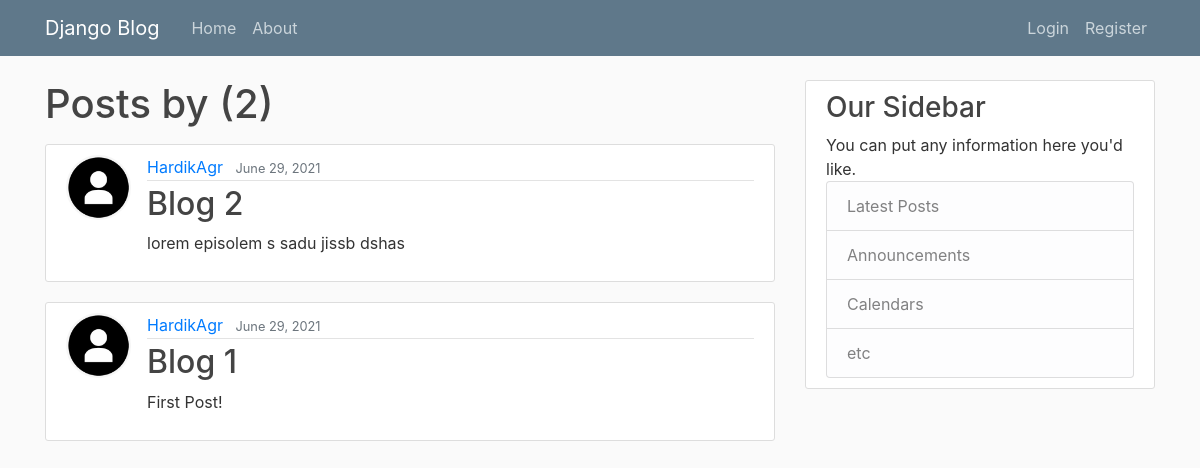
Page /user/HardikAgr on the earlier database version.
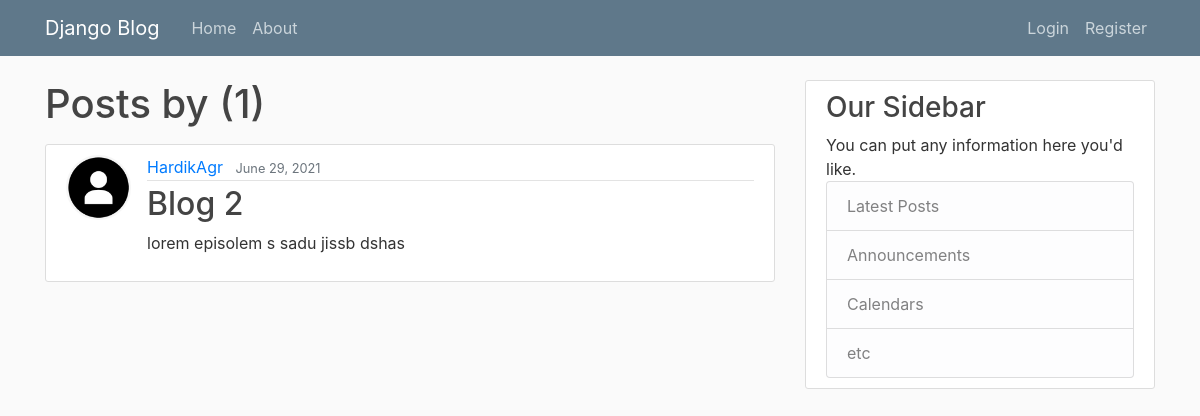
Same page on the later database version.
### blog/models.py (models this page shows, shortened)
class Post(models.Model):
    title = models.CharField(max_length=100)
    content = models.TextField()
    date_posted = models.DateTimeField(default=timezone.now)
    author = models.ForeignKey(User, on_delete=models.CASCADE)

### users/models.py (models this page shows, shortened)
class Profile(models.Model):
    user = models.OneToOneField(User, on_delete=models.CASCADE)
    image = models.ImageField(default='default.jpg', upload_to='profile_pics')

### blog/views.py (the view)
# urls.py: path('user/<str:username>', UserPostListView.as_view(), name='user-posts'),
class UserPostListView(ListView):
    model = Post
    template_name = 'blog/user_posts.html'
    context_object_name = 'posts'
    paginate_by = 5
    def get_queryset(self):
        user = get_object_or_404(User, username=self.kwargs.get('username'))
        return Post.objects.filter(author=user).order_by('-date_posted')

### blog/templates/blog/user_posts.html (shortened to what this page needs)
<!DOCTYPE html>
{% extends "blog/base.html" %}
{% block content %}
    <h1 class="mb-3">Posts by {{ views.kwargs.username }} ({{ page_obj.paginator.count }})</h1>
    {% for post in posts %}
        <article class="media content-section">
            <img class="rounded-circle article-img" src="{{ post.author.profile.image.url }}" alt="">
          <div class="media-body">
            <div class="article-metadata">
              <a class="mr-2" href="{% url 'user-posts' post.author.username %}">{{ post.author }}</a>
              <small class="text-muted">{{ post.date_posted|date:"F d, Y" }}</small>
            </div>
            <h2><a class="article-title" href="{% url 'post-detail' post.id %}">{{ post.title }}</a></h2>
            <p class="article-content">{{ post.content }}</p>
          </div>
        </article>
    {% endfor %}
{% endblock content %}

Differences in the rows shown:
removed Post: author.profile.image (placeholder picture), author "HardikAgr", date_posted "June 29, 2021", title "Blog 1", content "First Post!"
Other differences:
{{ page_obj.paginator.count }}: "2" → "1"
